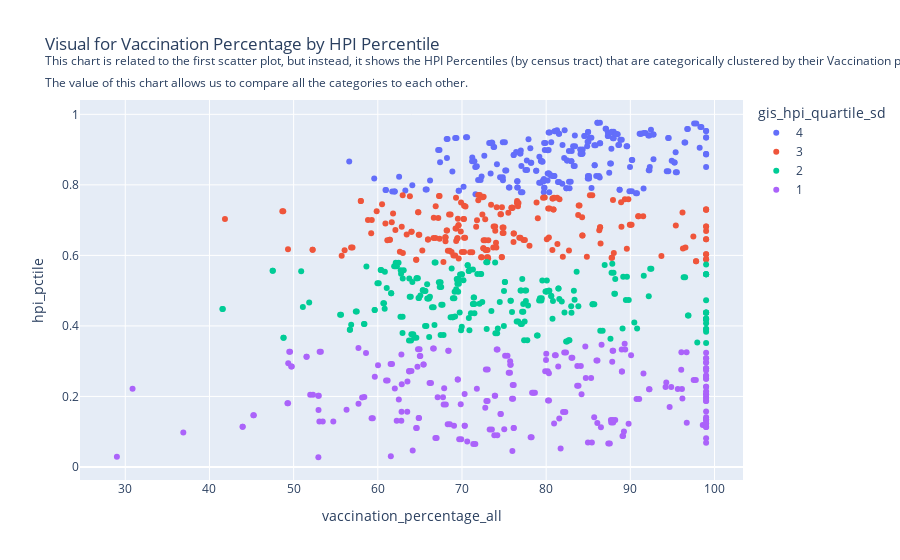

Notebook code for this chart:
### Code cell
import matplotlib.pyplot as plt
import plotly.express as px

xfinal_joined = sdhpi_vaccine_join[sdhpi_vaccine_join['vaccination_percentage_all'] != '99']

fig = px.scatter(xfinal_joined, x='vaccination_percentage_all', y='hpi_pctile', color='gis_hpi_quartile_sd', title='Visual for Vaccination Percentage by HPI Percentile <br><sup>This chart is related to the first scatter plot, but instead, it shows the HPI Percentiles (by census tract) that are categorically clustered by their Vaccination percentages.<br>The value of this chart allows us to compare all the categories to each other.')
fig.show()
# fig.write_image('Vaccination Percentage by HPI Percentile.pdf', engine = 'kaleido')

### Figure 1 — Plotly figure (JSON) as saved in the notebook; plotly's stock layout.template omitted (floating-point values rounded to 4 significant figures; data arrays with more than 128 entries replaced by an {"elided": "..."} marker saying what was removed)
{"data": [{"hovertemplate": "gis_hpi_quartile_sd=4<br>vaccination_percentage_all=%{x}<br>hpi_pctile=%{y}<extra></extra>", "legendgroup": "4", "marker": {"color": "#636efa", "symbol": "circle"}, "mode": "markers", "name": "4", "orientation": "v", "showlegend": true, "type": "scatter", "x": {"elided": "247 float values"}, "xaxis": "x", "y": {"elided": "247 float values"}, "yaxis": "y"}, {"hovertemplate": "gis_hpi_quartile_sd=3<br>vaccination_percentage_all=%{x}<br>hpi_pctile=%{y}<extra></extra>", "legendgroup": "3", "marker": {"color": "#EF553B", "symbol": "circle"}, "mode": "markers", "name": "3", "orientation": "v", "showlegend": true, "type": "scatter", "x": {"elided": "207 float values"}, "xaxis": "x", "y": {"elided": "207 float values"}, "yaxis": "y"}, {"hovertemplate": "gis_hpi_quartile_sd=2<br>vaccination_percentage_all=%{x}<br>hpi_pctile=%{y}<extra></extra>", "legendgroup": "2", "marker": {"color": "#00cc96", "symbol": "circle"}, "mode": "markers", "name": "2", "orientation": "v", "showlegend": true, "type": "scatter", "x": {"elided": "248 float values"}, "xaxis": "x", "y": {"elided": "248 float values"}, "yaxis": "y"}, {"hovertemplate": "gis_hpi_quartile_sd=1<br>vaccination_percentage_all=%{x}<br>hpi_pctile=%{y}<extra></extra>", "legendgroup": "1", "marker": {"color": "#ab63fa", "symbol": "circle"}, "mode": "markers", "name": "1", "orientation": "v", "showlegend": true, "type": "scatter", "x": {"elided": "235 float values"}, "xaxis": "x", "y": {"elided": "235 float values"}, "yaxis": "y"}], "layout": {"legend": {"title": {"text": "gis_hpi_quartile_sd"}, "tracegroupgap": 0}, "title": {"text": "Visual for Vaccination Percentage by HPI Percentile <br><sup>This chart is related to the first scatter plot, but instead, it shows the HPI Percentiles (by census tract) that are categorically clustered by their Vaccination percentages.<br>The value of this chart allows us to compare all the categories to each other."}, "xaxis": {"anchor": "y", "domain": [0, 1], "title": {"text": "vaccination_percentage_all"}}, "yaxis": {"anchor": "x", "domain": [0, 1], "title": {"text": "hpi_pctile"}}}}
